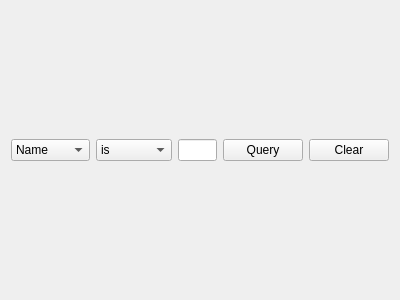
<?xml version="1.0" encoding="UTF-8"?>
<ui version="4.0">
 <class>QuickQueryWidget</class>
 <widget class="QWidget" name="QuickQueryWidget">
  <property name="geometry">
   <rect>
    <x>0</x>
    <y>0</y>
    <width>400</width>
    <height>300</height>
   </rect>
  </property>
  <property name="windowTitle">
   <string>Form</string>
  </property>
  <layout class="QHBoxLayout" name="horizontalLayout">
   <item>
    <widget class="QComboBox" name="fieldComboBox">
     <item>
      <property name="text">
       <string>Name</string>
      </property>
     </item>
     <item>
      <property name="text">
       <string>Tag</string>
      </property>
     </item>
     <item>
      <property name="text">
       <string>Formula</string>
      </property>
     </item>
     <item>
      <property name="text">
       <string>InChI</string>
      </property>
     </item>
     <item>
      <property name="text">
       <string>InChIKey</string>
      </property>
     </item>
     <item>
      <property name="text">
       <string>Structure</string>
      </property>
     </item>
    </widget>
   </item>
   <item>
    <widget class="QComboBox" name="modeComboBox">
     <item>
      <property name="text">
       <string>is</string>
      </property>
     </item>
     <item>
      <property name="text">
       <string>contains</string>
      </property>
     </item>
    </widget>
   </item>
   <item>
    <widget class="QLineEdit" name="queryLineEdit"/>
   </item>
   <item>
    <widget class="QPushButton" name="queryButton">
     <property name="text">
      <string>Query</string>
     </property>
    </widget>
   </item>
   <item>
    <widget class="QPushButton" name="clearButton">
     <property name="text">
      <string>Clear</string>
     </property>
    </widget>
   </item>
  </layout>
 </widget>
 <resources/>
 <connections/>
</ui>
